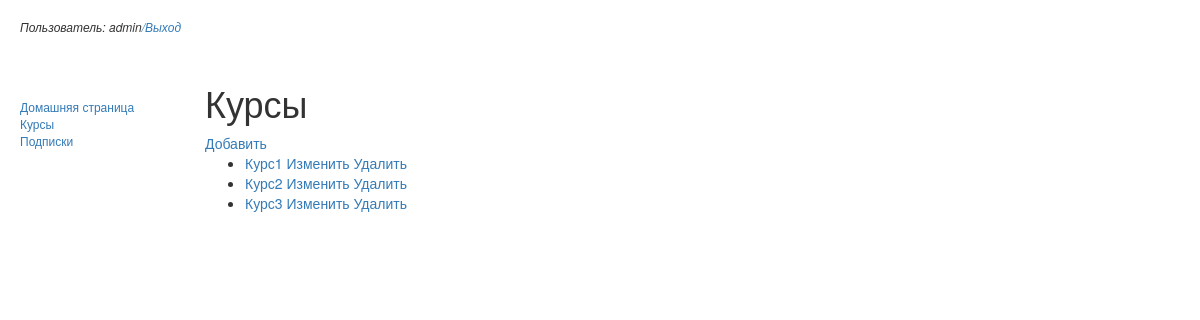
The app's page /courses/ (signed in), older data.
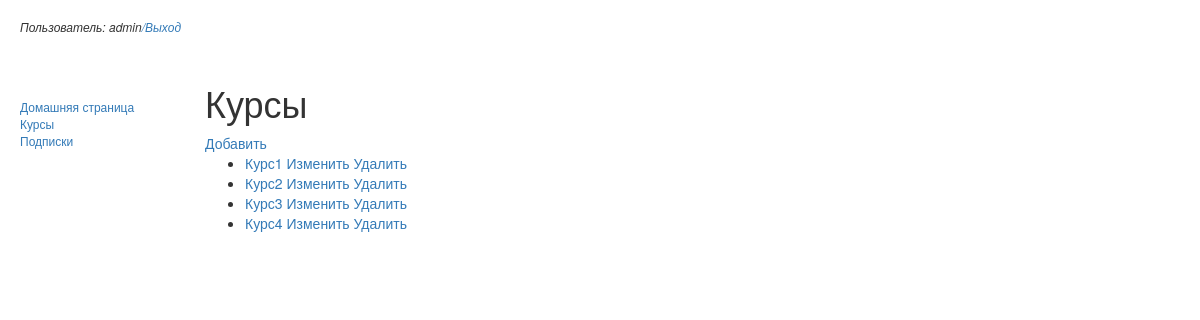
The same page, newer data.
### studCourse/models.py (models this page shows, shortened)
class Course(models.Model):
    name = models.CharField(max_length=50, unique=True)
    def get_absolute_url(self):
        from django.urls import reverse
        return reverse('course-detail', args=[str(self.id)])
    class Meta:
        ordering = ['name']

### studCourse/views.py (the view)
# urls.py: url(r'^courses/$', studCourse.views.CourseListView.as_view(), name ='courses'),
class CourseListView(LoginRequiredMixin, generic.ListView):
    model = Course
    context_object_name = 'course_list'
    template_name = 'course_list.html'
    def get_queryset(self):
        if (self.request.user.is_staff):
            return Course.objects.all()
        subs = Subscribe.objects.filter(subUser=self.request.user).values_list("course_id")
        return Course.objects.filter(id__in=subs)

### templates/course_list.html
{% extends 'base.html' %}
{% block content %}
    <h1>Курсы</h1>
    {% if perms.studCource.add_course %} <a href="{%  url 'course_create' %}">Добавить</a> {% endif %}
    {% if course_list %}
        <ul>
        {% for course in course_list %}
          <li>
            <a href="{{ course.get_absolute_url }}">{{ course.name }}</a>
              {% if perms.studCource.change_course %}
               <a href="{%  url 'course_update' course.id %}">Изменить</a> <a href="{%  url 'course_delete' course.id %}">Удалить</a>
              {% endif %}
          </li>
        {% endfor %}
        </ul>
    {% else %}
    <p>Empty</p>
    {% endif %}
{% endblock %}

Row changes from the older to the newer data that the page shows:
added Course: name "Курс4"
